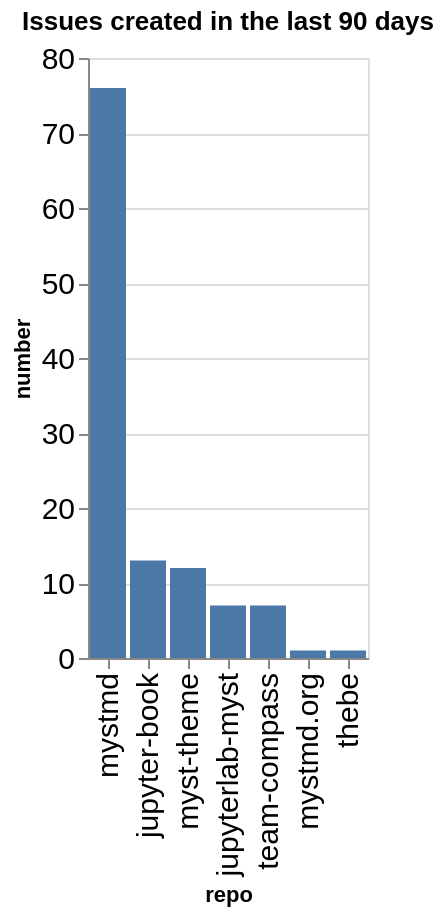

Here is the notebook cell this chart was saved with:
### Code cell
created_counts = created.groupby(['org', 'repo']).count()['number'].reset_index()
created_counts['org/repo'] = created_counts.apply(lambda a: a['org'] + '/' + a['repo'], axis=1)
sorted_vals = created_counts.sort_values(['org', 'number'], ascending=False)['repo'].values
alt.Chart(data=created_counts, title=f"Issues created in the last {n_days} days").mark_bar().encode(
    x=alt.X('repo', sort=alt.Sort(sorted_vals.tolist())),
    y='number',
)

### Figure 1 — Vega-Lite specification as saved in the notebook (floating-point values rounded to 4 significant figures)
{"config": {"axisLeft": {"labelFontSize": 15}, "axisBottom": {"labelFontSize": 15}}, "data": {"name": "data-cabfc2954bfadd785424eaad41276c58"}, "mark": {"type": "bar"}, "encoding": {"x": {"field": "repo", "sort": ["mystmd", "jupyter-book", "myst-theme", "jupyterlab-myst", "team-compass", "mystmd.org", "thebe"], "type": "nominal"}, "y": {"field": "number", "type": "quantitative"}}, "title": "Issues created in the last 90 days", "$schema": "https://vega.github.io/schema/vega-lite/v5.20.1.json", "datasets": {"data-cabfc2954bfadd785424eaad41276c58": [{"org": "jupyter-book", "repo": "jupyter-book", "number": 13, "org/repo": "jupyter-book/jupyter-book"}, {"org": "jupyter-book", "repo": "jupyterlab-myst", "number": 7, "org/repo": "jupyter-book/jupyterlab-myst"}, {"org": "jupyter-book", "repo": "myst-theme", "number": 12, "org/repo": "jupyter-book/myst-theme"}, {"org": "jupyter-book", "repo": "mystmd", "number": 76, "org/repo": "jupyter-book/mystmd"}, {"org": "jupyter-book", "repo": "mystmd.org", "number": 1, "org/repo": "jupyter-book/mystmd.org"}, {"org": "jupyter-book", "repo": "team-compass", "number": 7, "org/repo": "jupyter-book/team-compass"}, {"org": "jupyter-book", "repo": "thebe", "number": 1, "org/repo": "jupyter-book/thebe"}]}}
